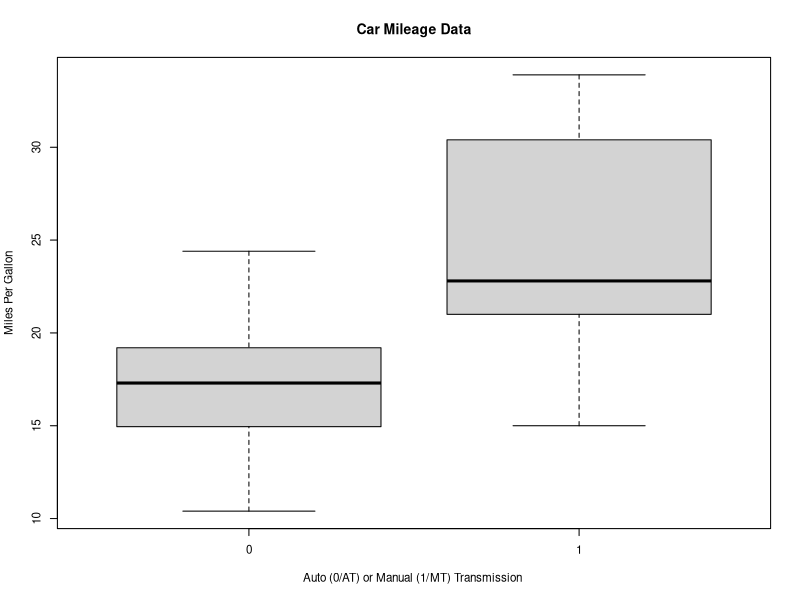
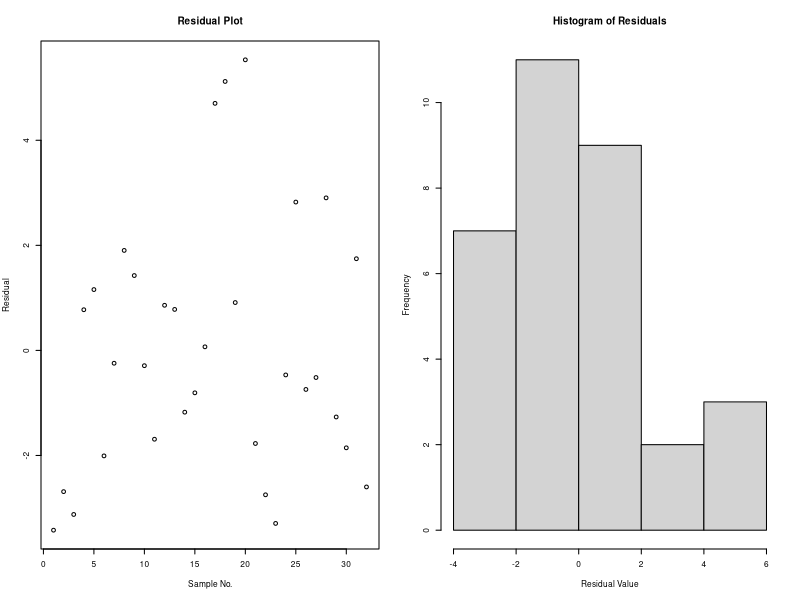

Write the R code that produced these figures, in order.
## ---- chunk 1
knitr::opts_chunk$set(echo = TRUE)
## ---- chunk 2
data(mtcars)
require('car')
par(cex=0.7)
boxplot(mpg~factor(am),data=mtcars, main="Car Mileage Data",
    xlab="Auto (0/AT) or Manual (1/MT) Transmission ", ylab="Miles Per Gallon") 
## ---- chunk 3
mdl1<-lm(mpg~factor(am),mtcars)
mdl1$coefficients
shapiro.test(mdl1$residuals)
## ---- chunk 4
mdl2<-lm(mpg~factor(am)+wt,mtcars)
mdl2$coefficients
shapiro.test(mdl2$residuals)
anova(mdl1,mdl2)
## ---- chunk 5
mdl9<-lm(mpg~factor(am)+wt+hp,mtcars)
par(mfrow=c(1,2), cex=0.5)
plot(mdl9$residuals,main="Residual Plot",xlab="Sample No.", ylab="Residual" )
hist(mdl9$residuals, main="Histogram of Residuals",ylab="Frequency",
     xlab="Residual Value")
shapiro.test(mdl9$residuals)
## ---- chunk 6

vif(mdl2)
vif(mdl9)
anova(mdl2,mdl9)
summary(mdl9)
## ---- chunk 7
mdl11<-lm(mpg~factor(am)+wt+hp+disp+cyl,mtcars)
vif(mdl11)
shapiro.test(mdl11$residuals)
anova(mdl9,mdl11)
## ---- chunk 8
mdl12<-lm(mpg~factor(am)+wt+hp+disp+cyl+drat+qsec+factor(vs)+carb+gear,mtcars)
vif(mdl12)
shapiro.test(mdl12$residuals)
anova(mdl9,mdl12)
